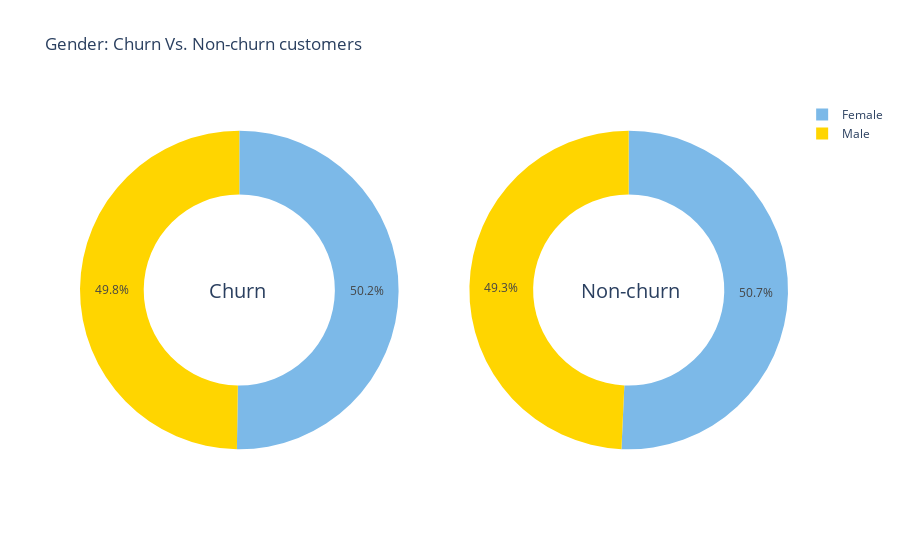

Notebook cell for this chart:
### Code cell
make_pies('gender', 'Gender')

### Figure 1 — Plotly figure (JSON) as saved in the notebook; plotly's stock layout.template omitted (floating-point values rounded to 4 significant figures)
{"data": [{"domain": {"x": [0.0, 0.45], "y": [0.0, 1.0]}, "hole": 0.6, "hoverinfo": "label+value", "labels": ["Female", "Male"], "marker": {"colors": ["rgb(124,185,232)", "rgb(255,213,0)", "rgb(25,77,0)", "rgb(255,126,0)", "rgb(153,255,102)"]}, "name": "Churn", "type": "pie", "values": [939, 930]}, {"domain": {"x": [0.55, 1.0], "y": [0.0, 1.0]}, "hole": 0.6, "hoverinfo": "label+value", "labels": ["Male", "Female"], "marker": {"colors": ["rgb(124,185,232)", "rgb(255,213,0)", "rgb(25,77,0)", "rgb(255,126,0)", "rgb(153,255,102)"]}, "name": "Non-churn", "type": "pie", "values": [2619, 2544]}], "layout": {"annotations": [{"font": {"size": 20}, "showarrow": false, "text": "Churn", "x": 0.18, "y": 0.5}, {"font": {"size": 20}, "showarrow": false, "text": "Non-churn", "x": 0.85, "y": 0.5}], "title": {"text": "Gender: Churn Vs. Non-churn customers"}}}
